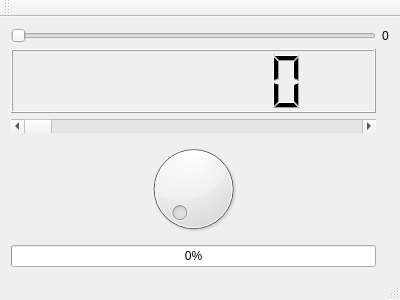
<?xml version="1.0" encoding="UTF-8"?>
<ui version="4.0">
 <class>MainWindow</class>
 <widget class="QMainWindow" name="MainWindow">
  <property name="geometry">
   <rect>
    <x>0</x>
    <y>0</y>
    <width>400</width>
    <height>300</height>
   </rect>
  </property>
  <property name="windowTitle">
   <string>MainWindow</string>
  </property>
  <widget class="QWidget" name="centralWidget">
   <layout class="QGridLayout" name="gridLayout">
    <item row="3" column="0">
     <widget class="QDial" name="dial">
      <property name="maximum">
       <number>1000000</number>
      </property>
      <property name="pageStep">
       <number>100</number>
      </property>
     </widget>
    </item>
    <item row="1" column="0">
     <widget class="QLCDNumber" name="lcdNumber">
      <property name="digitCount">
       <number>7</number>
      </property>
     </widget>
    </item>
    <item row="0" column="0">
     <widget class="QSlider" name="horizontalSlider">
      <property name="maximum">
       <number>10</number>
      </property>
      <property name="pageStep">
       <number>1</number>
      </property>
      <property name="orientation">
       <enum>Qt::Horizontal</enum>
      </property>
     </widget>
    </item>
    <item row="2" column="0">
     <widget class="QScrollBar" name="horizontalScrollBar">
      <property name="maximum">
       <number>1000000</number>
      </property>
      <property name="orientation">
       <enum>Qt::Horizontal</enum>
      </property>
     </widget>
    </item>
    <item row="0" column="1">
     <widget class="QLabel" name="label">
      <property name="text">
       <string>0</string>
      </property>
     </widget>
    </item>
    <item row="4" column="0">
     <widget class="QProgressBar" name="progressBar">
      <property name="maximum">
       <number>1000000</number>
      </property>
      <property name="value">
       <number>0</number>
      </property>
     </widget>
    </item>
   </layout>
  </widget>
  <widget class="QMenuBar" name="menuBar">
   <property name="geometry">
    <rect>
     <x>0</x>
     <y>0</y>
     <width>400</width>
     <height>21</height>
    </rect>
   </property>
  </widget>
  <widget class="QToolBar" name="mainToolBar">
   <attribute name="toolBarArea">
    <enum>TopToolBarArea</enum>
   </attribute>
   <attribute name="toolBarBreak">
    <bool>false</bool>
   </attribute>
  </widget>
  <widget class="QStatusBar" name="statusBar"/>
 </widget>
 <layoutdefault spacing="6" margin="11"/>
 <tabstops>
  <tabstop>horizontalSlider</tabstop>
 </tabstops>
 <resources/>
 <connections>
  <connection>
   <sender>horizontalSlider</sender>
   <signal>valueChanged(int)</signal>
   <receiver>label</receiver>
   <slot>setNum(int)</slot>
   <hints>
    <hint type="sourcelabel">
     <x>275</x>
     <y>48</y>
    </hint>
    <hint type="destinationlabel">
     <x>390</x>
     <y>51</y>
    </hint>
   </hints>
  </connection>
  <connection>
   <sender>horizontalScrollBar</sender>
   <signal>valueChanged(int)</signal>
   <receiver>lcdNumber</receiver>
   <slot>display(int)</slot>
   <hints>
    <hint type="sourcelabel">
     <x>58</x>
     <y>134</y>
    </hint>
    <hint type="destinationlabel">
     <x>56</x>
     <y>114</y>
    </hint>
   </hints>
  </connection>
  <connection>
   <sender>dial</sender>
   <signal>valueChanged(int)</signal>
   <receiver>lcdNumber</receiver>
   <slot>display(int)</slot>
   <hints>
    <hint type="sourcelabel">
     <x>172</x>
     <y>224</y>
    </hint>
    <hint type="destinationlabel">
     <x>183</x>
     <y>114</y>
    </hint>
   </hints>
  </connection>
  <connection>
   <sender>dial</sender>
   <signal>valueChanged(int)</signal>
   <receiver>horizontalScrollBar</receiver>
   <slot>setValue(int)</slot>
   <hints>
    <hint type="sourcelabel">
     <x>118</x>
     <y>212</y>
    </hint>
    <hint type="destinationlabel">
     <x>120</x>
     <y>131</y>
    </hint>
   </hints>
  </connection>
  <connection>
   <sender>horizontalScrollBar</sender>
   <signal>valueChanged(int)</signal>
   <receiver>dial</receiver>
   <slot>setValue(int)</slot>
   <hints>
    <hint type="sourcelabel">
     <x>254</x>
     <y>127</y>
    </hint>
    <hint type="destinationlabel">
     <x>257</x>
     <y>193</y>
    </hint>
   </hints>
  </connection>
  <connection>
   <sender>dial</sender>
   <signal>valueChanged(int)</signal>
   <receiver>progressBar</receiver>
   <slot>setValue(int)</slot>
   <hints>
    <hint type="sourcelabel">
     <x>217</x>
     <y>194</y>
    </hint>
    <hint type="destinationlabel">
     <x>228</x>
     <y>262</y>
    </hint>
   </hints>
  </connection>
  <connection>
   <sender>horizontalScrollBar</sender>
   <signal>valueChanged(int)</signal>
   <receiver>progressBar</receiver>
   <slot>setValue(int)</slot>
   <hints>
    <hint type="sourcelabel">
     <x>219</x>
     <y>129</y>
    </hint>
    <hint type="destinationlabel">
     <x>212</x>
     <y>259</y>
    </hint>
   </hints>
  </connection>
 </connections>
</ui>
